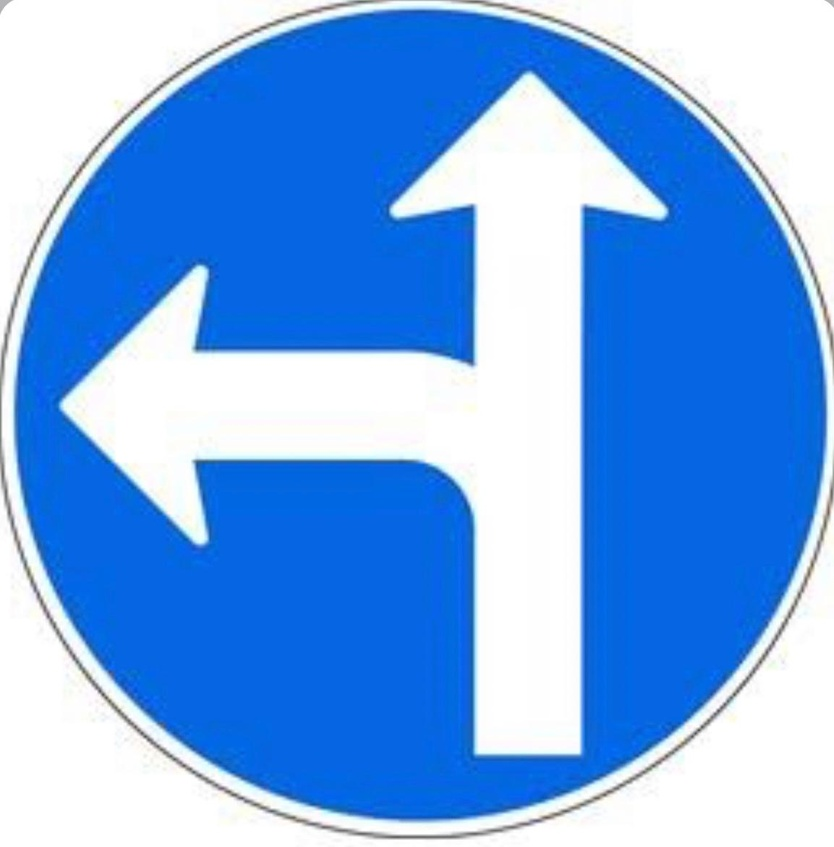
#> input picture Forward left.jpeg, 834 x 847 px, shrunk from 1153 x 1171 before the run, given in place of the camera
$ jupyter execute 'Task #5.ipynb'
#> lines starting #> are read from the running program, lines starting #| are printed output that depends on the picture; after the words box and inside, x2 and y2 are one past the last pixel; in counts of white or black regions, pixels touching at a corner belong together
[cell 1]
import cv2
import numpy as np

def get_dominant_color(image, n_colors):
    pixels = np.float32(image).reshape((-1, 3))
    criteria = (cv2.TERM_CRITERIA_EPS + cv2.TERM_CRITERIA_MAX_ITER, 200, .1)
    flags = cv2.KMEANS_RANDOM_CENTERS
    _, labels, centroids = cv2.kmeans(pixels, n_colors, None, criteria, 10, flags)
    palette = np.uint8(centroids)

    # Using numpy to count the frequency of each label
    unique, counts = np.unique(labels, return_counts=True)
    dominant_color = palette[unique[np.argmax(counts)]]

    return dominant_color

clicked = False
def onMouse(event, x, y, flags, param):
    global clicked
    if event == cv2.EVENT_LBUTTONUP:
        clicked = True

cameraCapture = cv2.VideoCapture(0)
cv2.namedWindow('camera')
cv2.setMouseCallback('camera', onMouse)

# Read and process frames in loop
success, frame = cameraCapture.read()
#> frame is the input picture: shape (847, 834, 3); mean B, G, R 234.4, 167.6, 114.7

while success and not clicked:
    cv2.waitKey(1)
    success, frame = cameraCapture.read()

    gray = cv2.cvtColor(frame, cv2.COLOR_BGR2GRAY)
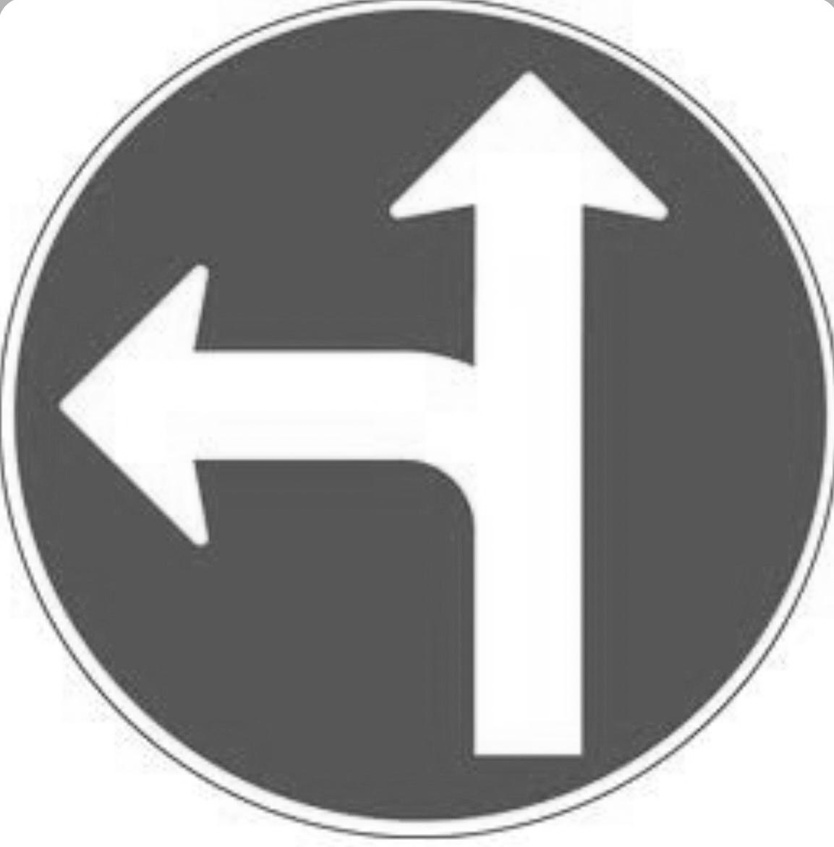
#> gray: shape (847, 834); min 62, max 255, mean 159.4
    img = cv2.medianBlur(gray, 37)
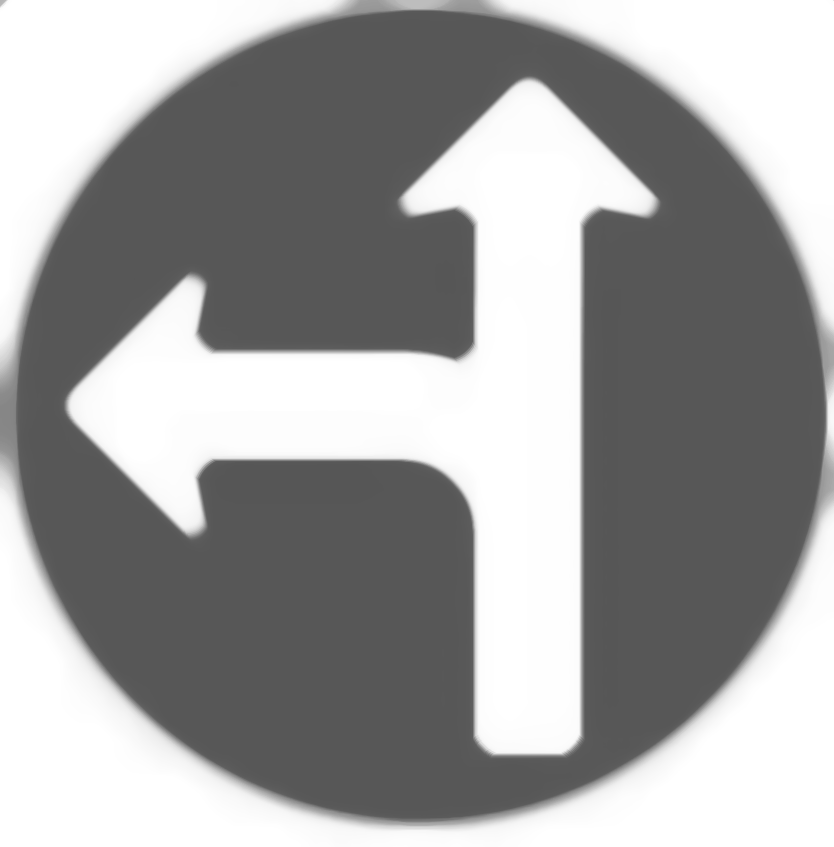
#> img: shape (847, 834); min 86, max 255, mean 159.3
    circles = cv2.HoughCircles(img, cv2.HOUGH_GRADIENT, 1, 50, param1=120, param2=40)
#> circles = [[420.5, 413.5, 404.7], [395.5, 369.5, 455.5], [464.5, 442.5, 457.1], [462.5, 375.5, 350.8], [365.5, 433.5, 347.5], [399.5, 533.5, 74.7]]

    if circles is not None:
        circles = np.uint16(np.around(circles))
#> circles = [[420, 414, 405], [396, 370, 456], [464, 442, 457], [462, 376, 351], [366, 434, 348], [400, 534, 75]]
        max_r, max_i = 0, 0
        for i in range(len(circles[:, :, 2][0])):
            if circles[:, :, 2][0][i] > 50 and circles[:, :, 2][0][i] > max_r:
                max_i = i
                max_r = circles[:, :, 2][0][i]
#> this loop made 6 passes
#> max_r on passes 1 to 3: 405, 456, 457
#> after the loop, max_i = 2; max_r = 457
        x, y, r = circles[:, :, :][0][max_i]
#> x = 464; y = 442; r = 457
        if y > r and x > r:
            square = frame[y-r:y+r, x-r:x+r]

            dominant_color = get_dominant_color(square, 2)
            if dominant_color[2] > 100:
                print("STOP")
            elif dominant_color[0] > 80:
                zone_0 = square[square.shape[0]*3//8:square.shape[0]*5//8, square.shape[1]*1//8:square.shape[1]*3//8]
                cv2.imshow('Zone0', zone_0)
                zone_0_color = get_dominant_color(zone_0, 1)

                zone_1 = square[square.shape[0]*1//8:square.shape[0]*3//8, square.shape[1]*3//8:square.shape[1]*5//8]
                cv2.imshow('Zone1', zone_1)
                zone_1_color = get_dominant_color(zone_1, 1)

                zone_2 = square[square.shape[0]*3//8:square.shape[0]*5//8, square.shape[1]*5//8:square.shape[1]*7//8]
                cv2.imshow('Zone2', zone_2)
                zone_2_color = get_dominant_color(zone_2, 1)

                if zone_1_color[2] < 60:
                    if sum(zone_0_color) > sum(zone_2_color):
                        print("LEFT")
                    else:
                        print("RIGHT")
                else:
                    if sum(zone_1_color) > sum(zone_0_color) and sum(zone_1_color) > sum(zone_2_color):
                        print("FORWARD")
                    elif sum(zone_0_color) > sum(zone_2_color):
                        print("FORWARD AND LEFT")
                    else:
                        print("FORWARD AND RIGHT")
            else:
                print("N/A")

        for i in circles[0, :]:
            cv2.circle(frame, (i[0], i[1]), i[2], (0, 255, 0), 2)
            cv2.circle(frame, (i[0], i[1]), 2, (0, 0, 255), 3)
#> this loop made 6 passes
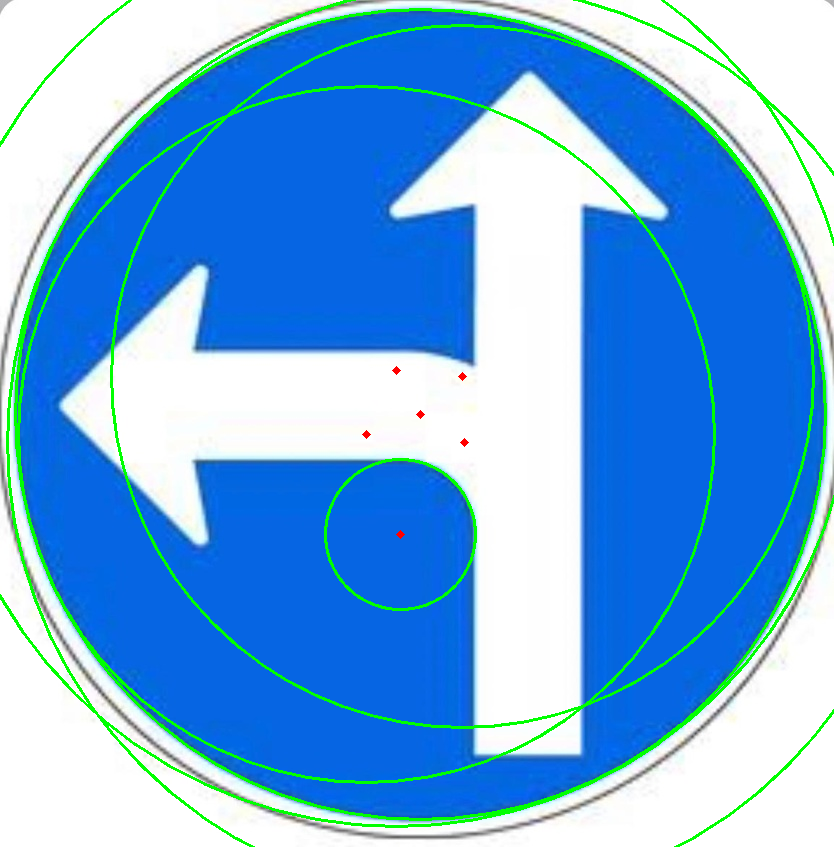
#> frame: shape (847, 834, 3); 4.13% of pixels changed, all inside (x1, y1, x2, y2) = (0, 0, 834, 847)
    cv2.imshow('camera', frame)

cv2.destroyAllWindows()
cameraCapture.release()

$ run again, on Forward right.jpeg
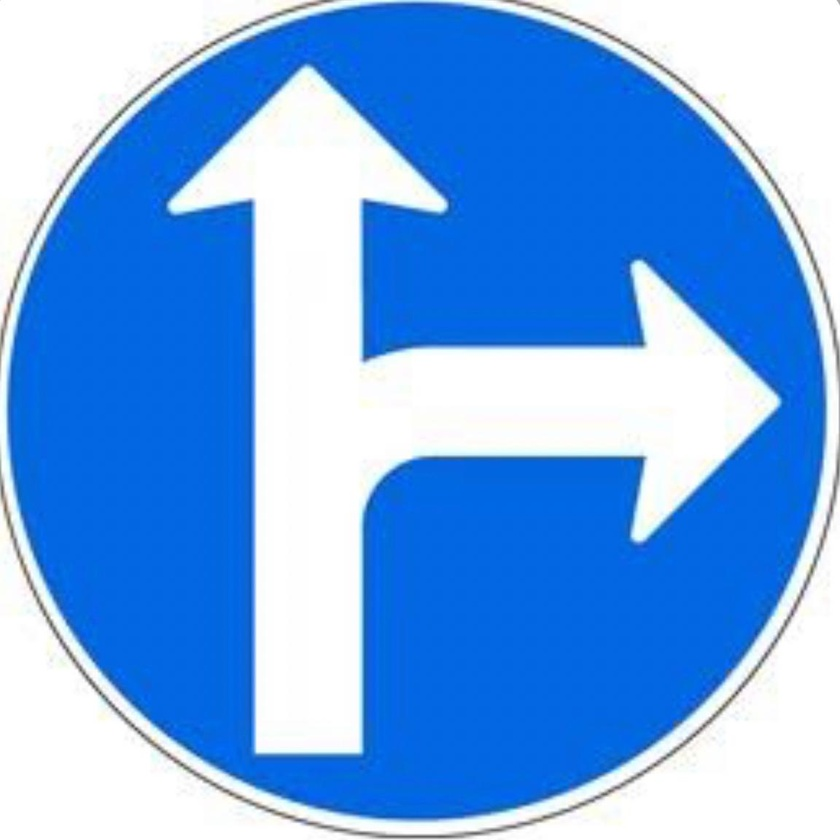
#> input picture Forward right.jpeg, 840 x 840 px, shrunk from 1152 x 1152 before the run, given in place of the camera
#> frame is the input picture: shape (840, 840, 3); mean B, G, R 234, 166.7, 111.2
#> `img = cv2.medianBlur(gray, 37)`:
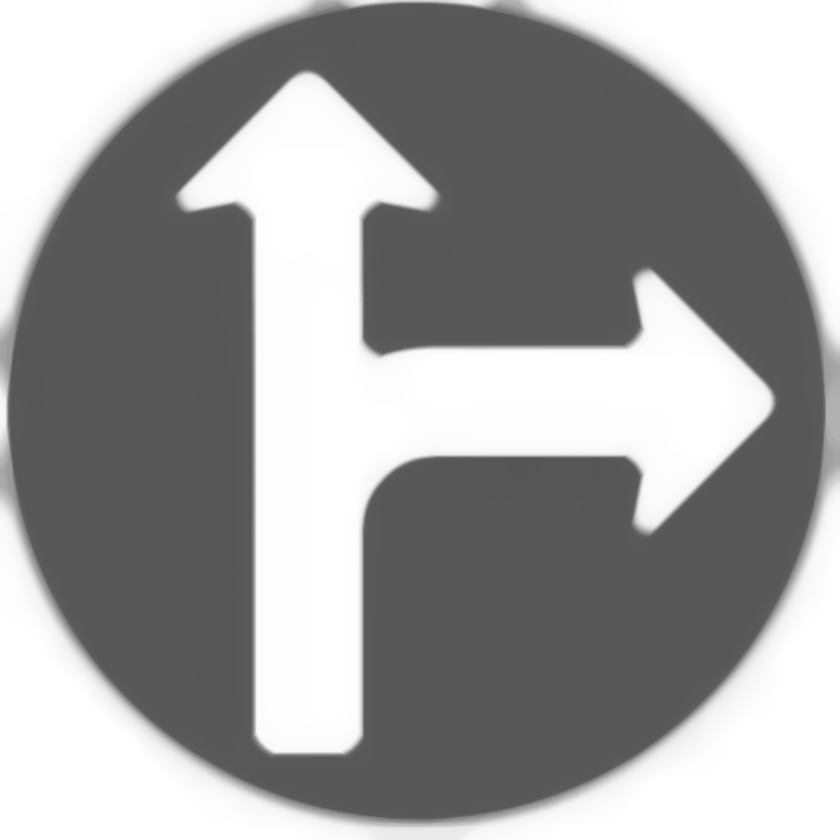
#> img: shape (840, 840); min 85, max 255, mean 157.8
#> `circles = cv2.HoughCircles(img, cv2.HOUGH_GRADIENT, 1, 50, param1=120,..`: circles = [[417.5, 408.5, 410.4], [382.5, 444.5, 458.5], [370.5, 388.5, 364.1], [472.5, 391.5, 354.8], [436.5, 529.5, 73.6]]
#> `circles = np.uint16(np.around(circles))`: circles = [[418, 408, 410], [382, 444, 458], [370, 388, 364], [472, 392, 355], [436, 530, 74]]
#> the loop `for i in range(len(circles[:, :, 2][0])):` made 5 passes
#> (max_i, max_r) on passes 1 to 2: (0, 410), (1, 458)
#> after the loop `for i in range(len(circles[:, :, 2][0])):`: max_i = 1; max_r = 458
#> x = 382; y = 444; r = 458
#> the loop `for i in circles[0, :]:` made 5 passes
#> after the loop `for i in circles[0, :]:`:
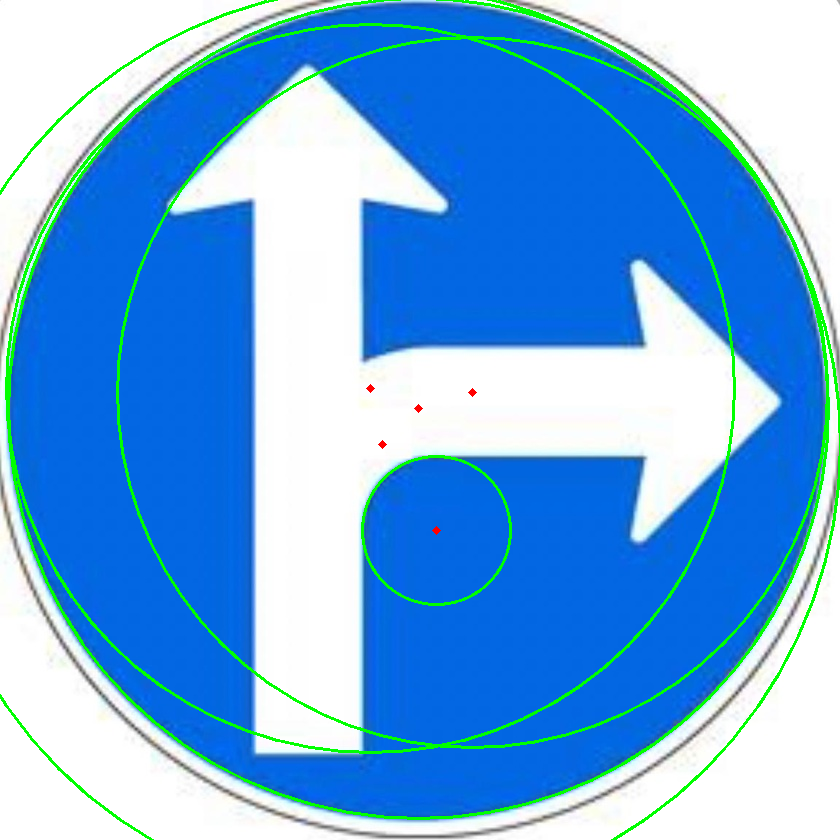
#> frame: shape (840, 840, 3); 3.64% of pixels changed, all inside (x1, y1, x2, y2) = (0, 0, 840, 840)
